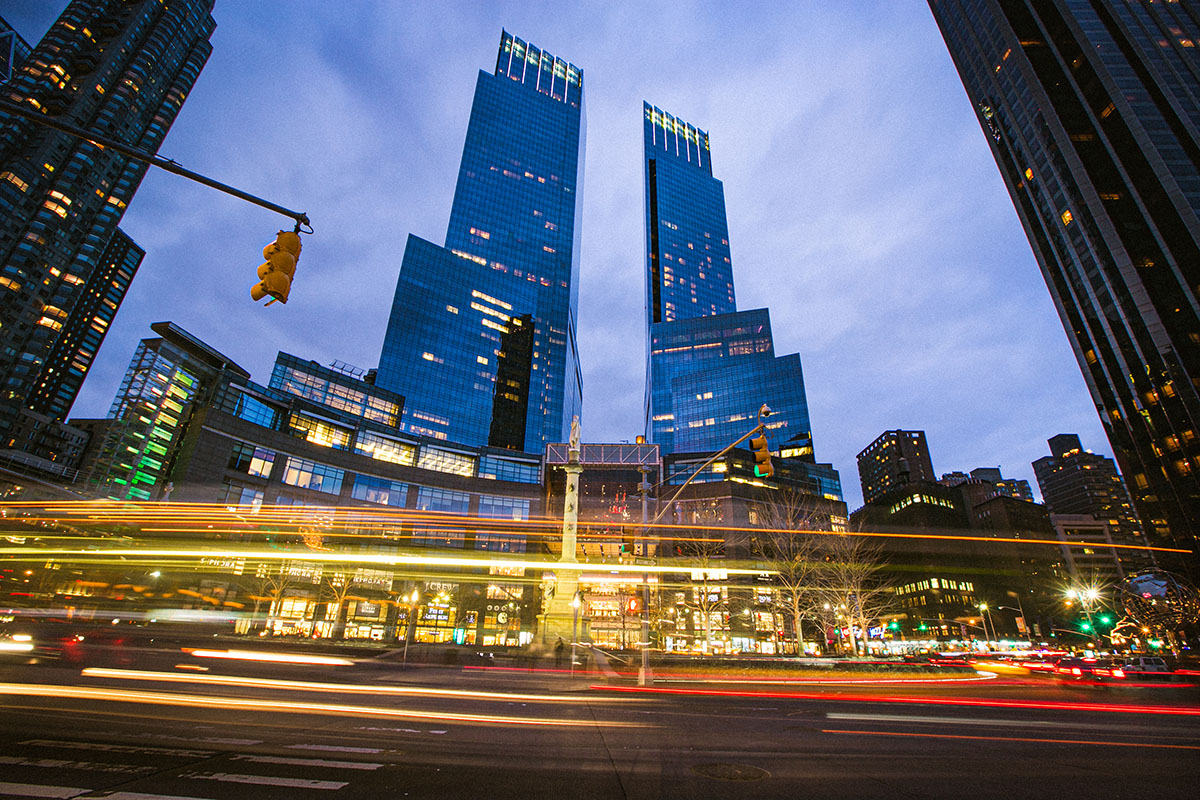
#> input picture M6 - Computer Vision/CV4 - Kernels, callbacks and thresholding/img/night_1.jpg, 1200 x 800 px
$ jupyter execute --allow-errors Thresholding.ipynb
#> lines starting #> are read from the running program, lines starting #| are printed output that depends on the picture; after the words box and inside, x2 and y2 are one past the last pixel; in counts of white or black regions, pixels touching at a corner belong together
# Computer Vision Thresholding

[cell 1]
import cv2
import numpy as np
import matplotlib.pyplot as plt
plt.rcParams['image.cmap'] = 'gray'
# %matplotlib inline

[cell 2]
# Load an image and apply all types of thresholding that openCV offers (like thresh_binary, thresh_trunc, tozero, etc)
# Display the original image as well as the thresholded images
img = cv2.imread('img/night_1.jpg')
#> img is the input picture: shape (800, 1200, 3); mean B, G, R 108.8, 99.7, 98.5
img2 = cv2.imread('img/beach.jpg')
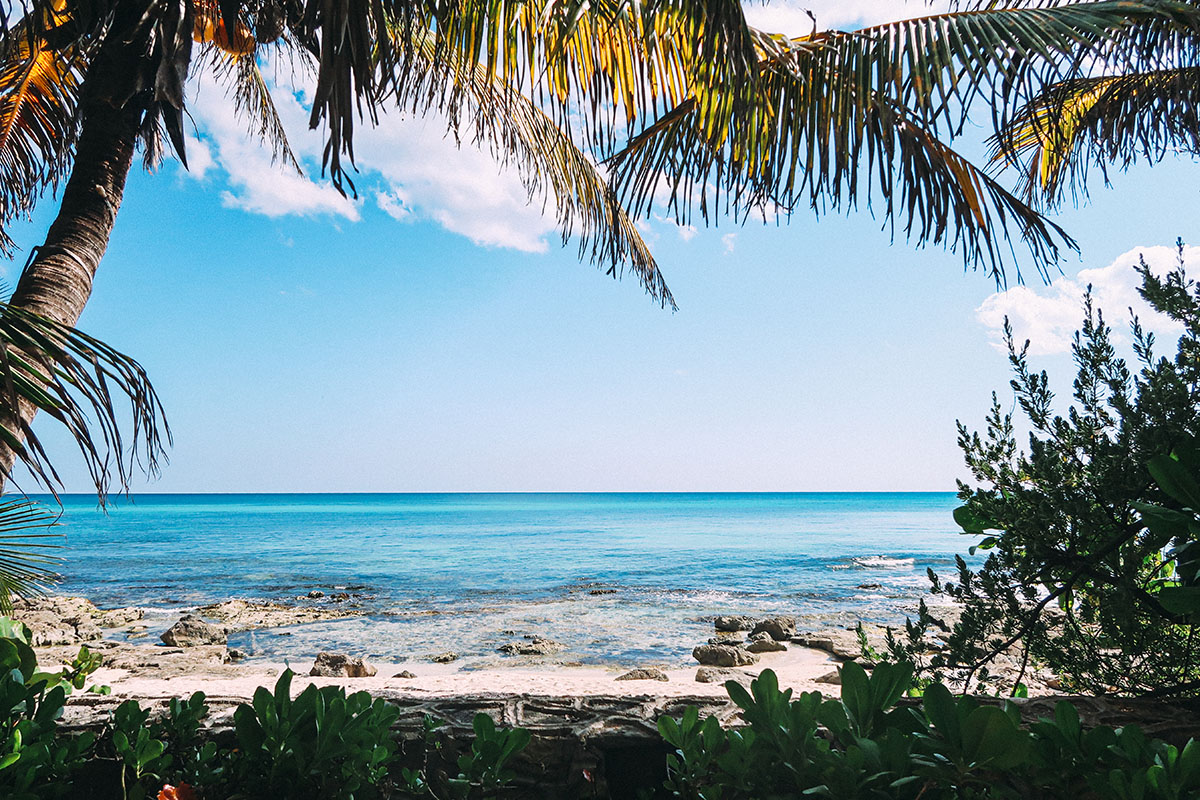
#> input picture M6 - Computer Vision/CV4 - Kernels, callbacks and thresholding/img/beach.jpg, 1200 x 800 px
#> img2 is the input picture: shape (800, 1200, 3); mean B, G, R 151.5, 144.2, 122.5

def imshow(img):
    plt.figure(figsize = (10,7));
    # plt.imshow(img)
    plt.imshow(img[:,:,::-1]);

# hsv_img = cv2.cvtColor(img, cv2.COLOR_BGR2HSV)
gray = cv2.cvtColor(img, cv2.COLOR_BGR2GRAY)
imshow(img)

[cell 3]
h, w = img.shape[:2]
#> h = 800; w = 1200
new_h = h//2
#> new_h = 400
new_w = w//2
#> new_w = 600
img_sm = cv2.resize(img, (new_w, new_h), interpolation = cv2.INTER_NEAREST)
gray_sm = cv2.resize(gray, (new_w, new_h), interpolation = cv2.INTER_NEAREST)

[cell 4]
img_sm.shape
gray_sm.shape
#> Out = (400, 600)

[Hint](# "cv2.threshold(img, threshold, max_value, cv2.THRESH_BINARY)")

[cell 5]
gray = cv2.cvtColor(img, cv2.COLOR_BGR2GRAY)
_, thres_img = cv2.threshold(gray, 128, 255, cv2.THRESH_BINARY)
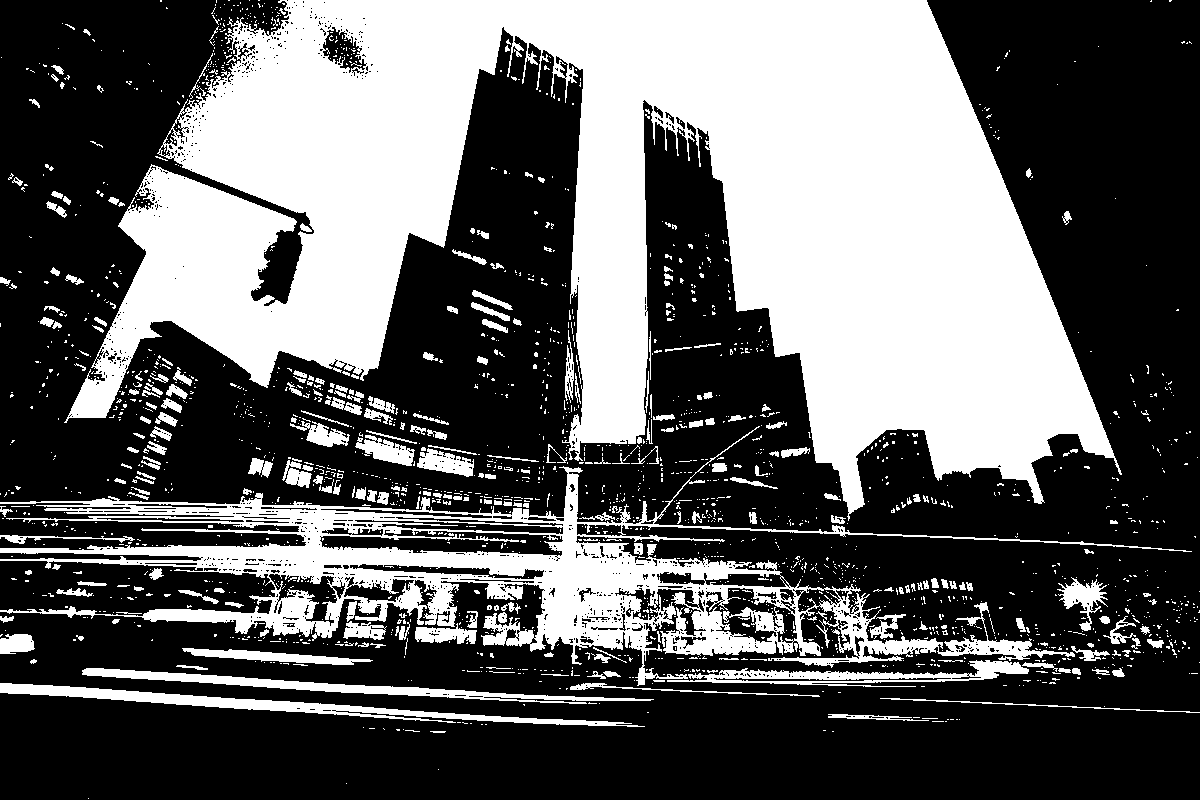
#> thres_img: shape (800, 1200); 38% white; 1997 white regions (1729 under 20 px), largest, box (x1, y1, x2, y2) and area: (64, 0, 1122, 521) 267363, (0, 426, 1192, 686) 54325, (0, 683, 645, 727) 5243
# thres_img
plt.figure(figsize = (15,8))
plt.imshow(thres_img, cmap='gray')

[cell 6]
_, thres_img_inv = cv2.threshold(gray, 128, 255, cv2.THRESH_BINARY_INV)
# thres_img
plt.figure(figsize = (15,8))
plt.imshow(thres_img_inv, cmap='gray')

[cell 7]
edges = cv2.Canny(thres_img,220,255)
#> edges: shape (800, 1200); 5.5% white in thin lines or dots
plt.figure(figsize = (15,8))
plt.imshow(edges, cmap='gray')

[cell 8]
_, canny_inv = cv2.threshold(edges, 128, 255, cv2.THRESH_BINARY_INV)
#> canny_inv: shape (800, 1200); 94.5% white; black in thin lines or dots
# thres_img
plt.figure(figsize = (15,8))
plt.imshow(canny_inv, cmap='gray')

[cell 9]
opacity = 0.35
#> (the rest of this cell did not finish here and is left out)

[cell 10]
edges_beach = cv2.Canny(img2,200,255)
#> edges_beach: shape (800, 1200); 14.1% white in thin lines or dots
plt.figure(figsize = (15,8))
plt.imshow(edges_beach, cmap='gray')

[cell 11]
_, canny_inv = cv2.threshold(edges_beach, 128, 255, cv2.THRESH_BINARY_INV)
#> canny_inv: shape (800, 1200); 85.9% white; black in thin lines or dots
# thres_img
plt.figure(figsize = (15,8))
plt.imshow(canny_inv, cmap='gray')

[cell 12]
threshold_value = 128
threshold_type = cv2.THRESH_BINARY

threshold_types = [cv2.THRESH_BINARY, cv2.THRESH_BINARY_INV, cv2.THRESH_TOZERO, cv2.THRESH_TOZERO_INV, cv2.THRESH_TRUNC]

window_name = 'threshold'

img_copy = img2.copy()
gray_img = cv2.cvtColor(img_copy, cv2.COLOR_BGR2GRAY)
#> slider 'Threshold Type' is set to 1

cv2.namedWindow(window_name, cv2.WINDOW_AUTOSIZE)


def change_threshold_value(val):
#> called with val = 128
    threshold_value = val
    ret, thresh = cv2.threshold(gray_img, threshold_value, 255, threshold_type)
#> thresh: shape (800, 1200); 59.5% white; 2300 black regions (2100 under 20 px), largest, box (x1, y1, x2, y2) and area: (0, 0, 1200, 800) 274844, (585, 0, 1200, 310) 78202, (0, 550, 422, 621) 8506
#> ret = 128
    cv2.imshow(window_name, thresh)


def change_threshold_type(val):
#> called with val = 1
    threshold_value = val
    ret, thresh = cv2.threshold(gray_img, threshold_type, 255, threshold_type)
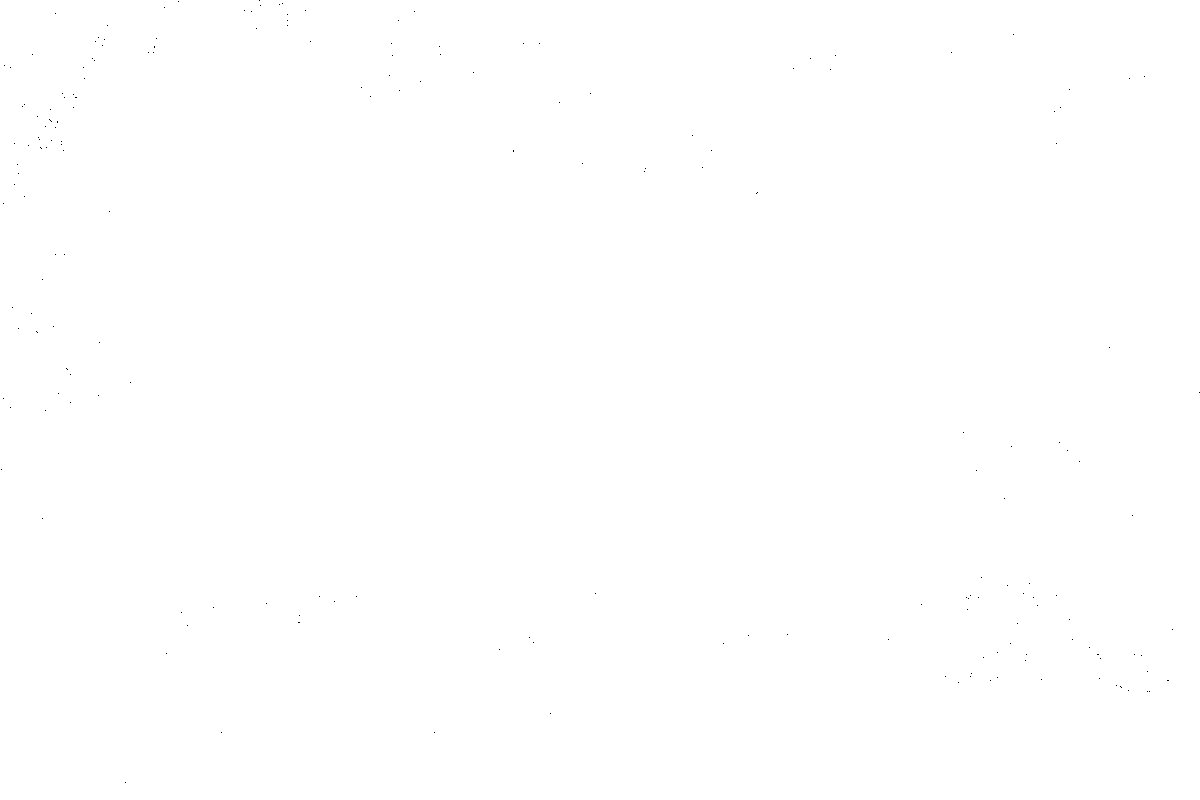
#> thresh: shape (800, 1200); 100% white; black in thin lines or dots
#> ret = 0
    cv2.imshow(window_name, thresh)


cv2.createTrackbar("Threshold Value", window_name, threshold_value, 255, change_threshold_value)
cv2.createTrackbar('Threshold Type', window_name, threshold_type, 4, change_threshold_type)


cv2.imshow(window_name, gray_img)
cv2.waitKey()
cv2.destroyAllWindows()
cv2.waitKey(1)

[cell 13]
pixel_values = np.ones(img.shape, dtype='uint8') * 200
bright_img = cv2.add(img, pixel_values)
imshow(bright_img)

[cell 14]
pixel_values = np.ones(img.shape, dtype='uint8') * 50
darker_img = cv2.add(img, pixel_values)
imshow(darker_img)

[cell 15]
# Adjust the values and types to try to isolate the regions of interests the best way possible
# eliminating as much noise as possible
# Display the original image as well as the thresholded images

[cell 16]
# Repeat the above operations with a different image

[cell 17]
# cv2.threshold will always return 2 values, can you guess what the first value corresponds to?
# print the values to screen and try to see what they correspond to

[cell 18]
# Given this image
text_img = cv2.imread('img/text.png', cv2.IMREAD_GRAYSCALE)
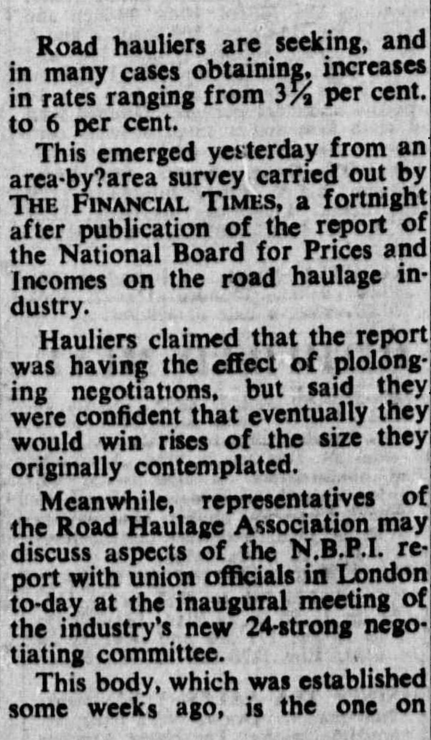
#> input picture M6 - Computer Vision/CV4 - Kernels, callbacks and thresholding/img/text.png, 861 x 1479 px (shown at 1/2 size)
#> text_img is the input picture: shape (1479, 861); min 0, max 242, mean 141.4
plt.figure(figsize = (20,15))
plt.imshow(text_img);

[cell 19]
# Clean it up so it looks like similar to this
text_clean_img = cv2.imread('img/clean-text.jpg', cv2.IMREAD_GRAYSCALE)
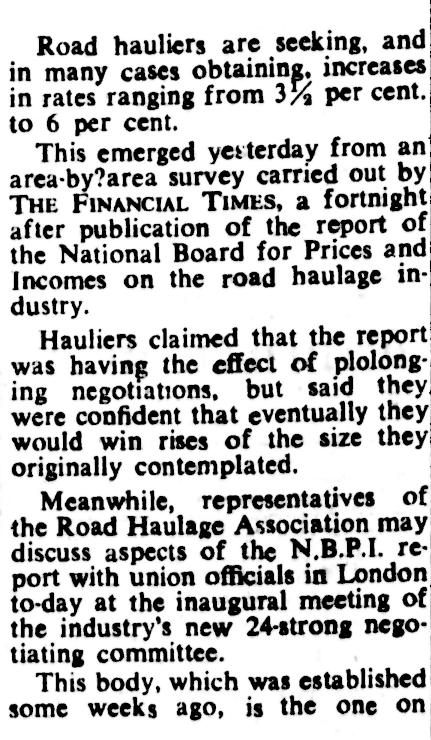
#> input picture M6 - Computer Vision/CV4 - Kernels, callbacks and thresholding/img/clean-text.jpg, 861 x 1479 px (shown at 1/2 size)
#> text_clean_img is the input picture: shape (1479, 861); min 0, max 255, mean 194.2
plt.figure(figsize = (20,15))
plt.imshow(text_clean_img);

[cell 20]
# Clean up the image text_img and display it here, feel free to use everything you have learn so far

[cell 21]
# Can you also do the same with this one?
dark_notes = cv2.imread('img/notes.png', cv2.IMREAD_GRAYSCALE)
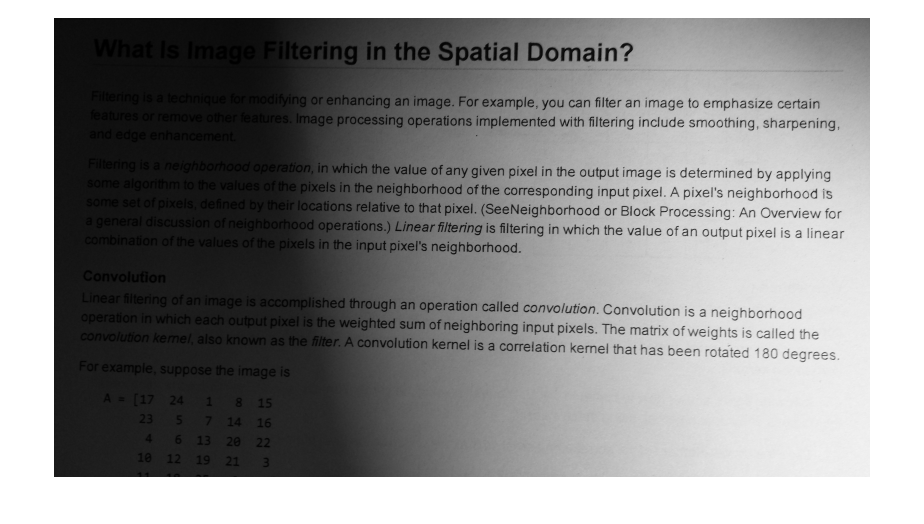
#> input picture M6 - Computer Vision/CV4 - Kernels, callbacks and thresholding/img/notes.png, 1848 x 1048 px (shown at 1/2 size)
#> dark_notes is the input picture: shape (1048, 1848); min 0, max 255, mean 143.1
plt.figure(figsize = (20,15))
plt.imshow(dark_notes);
